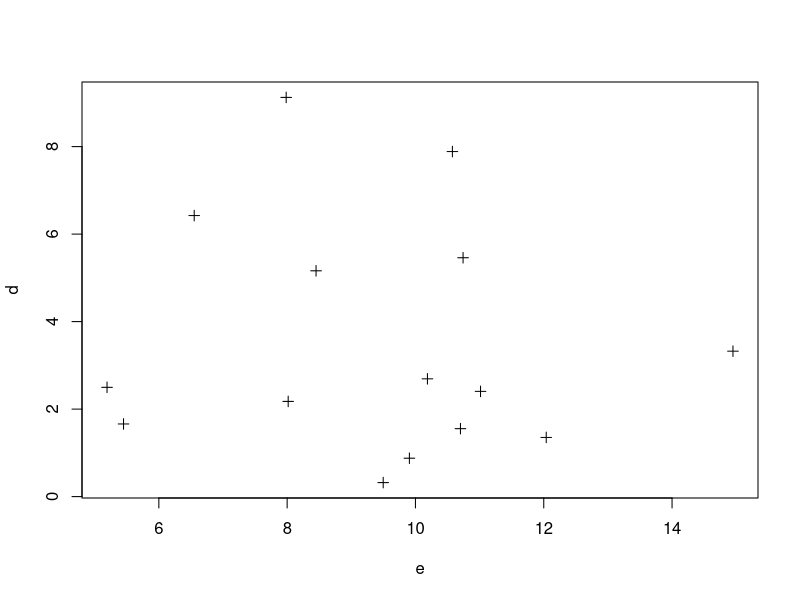
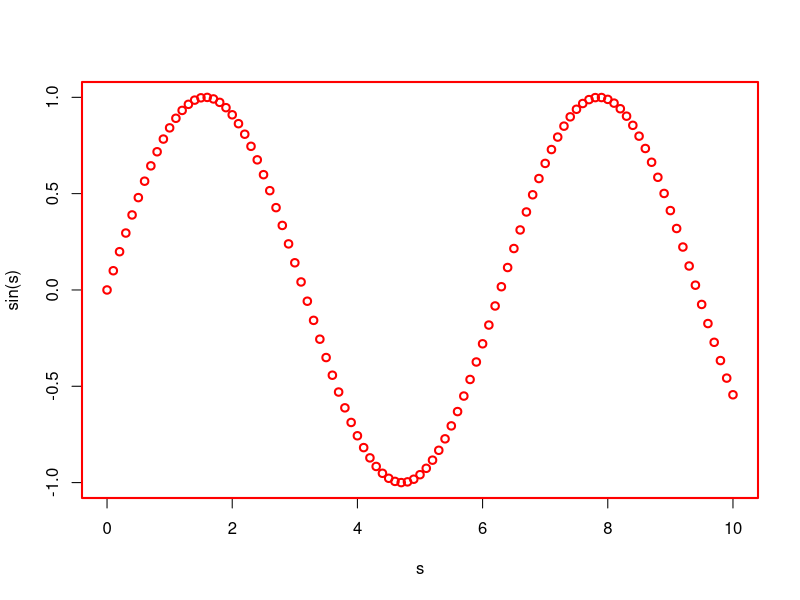
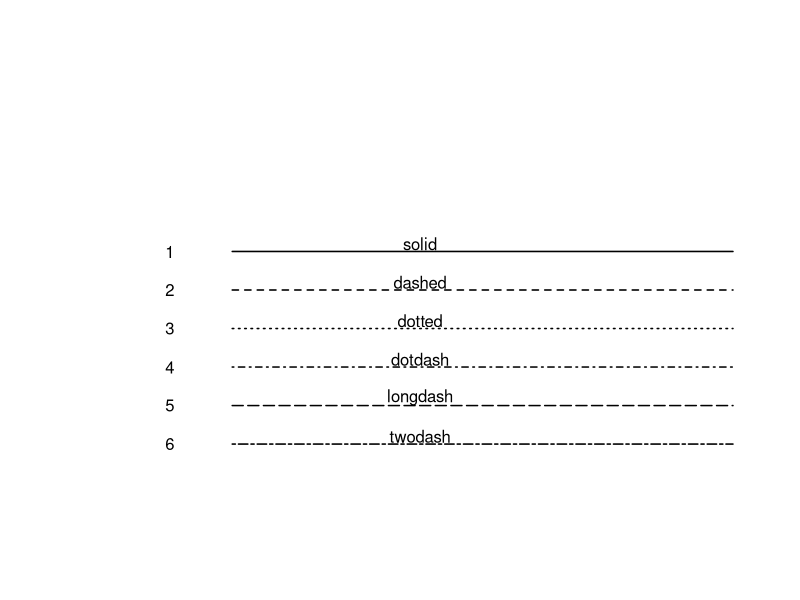
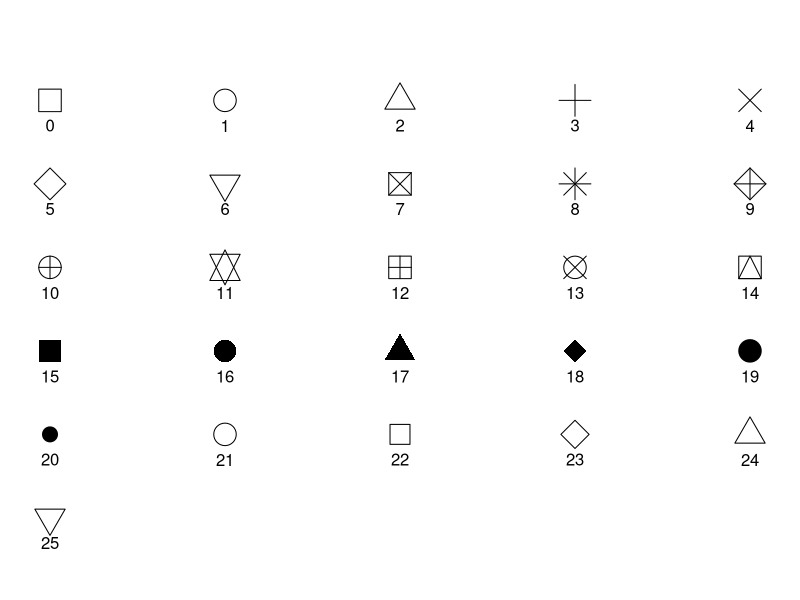
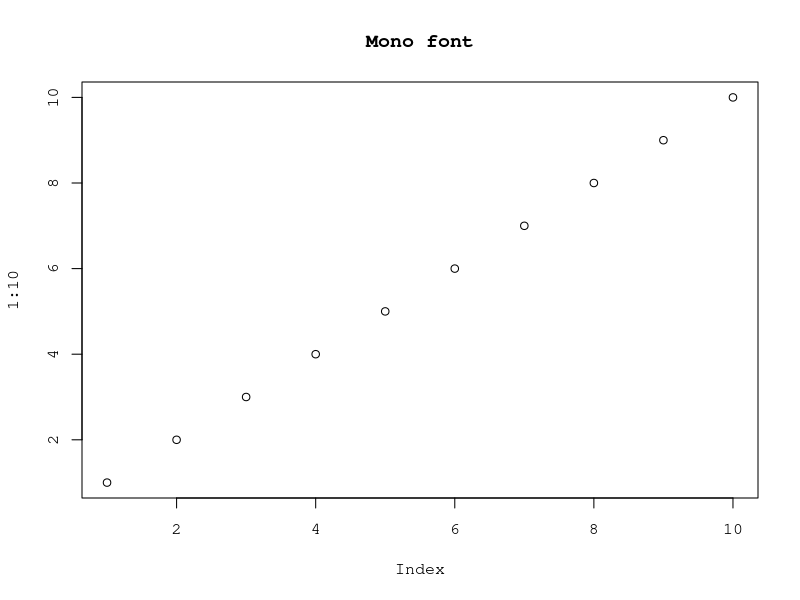
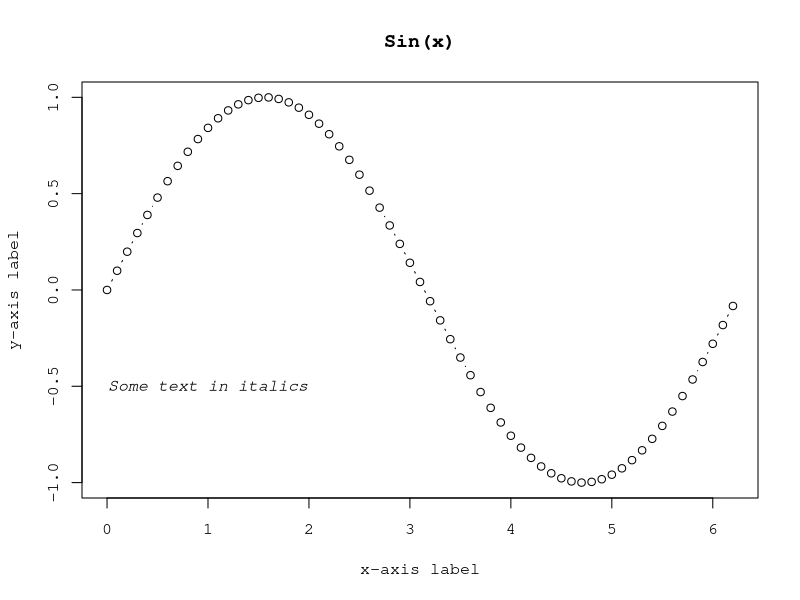
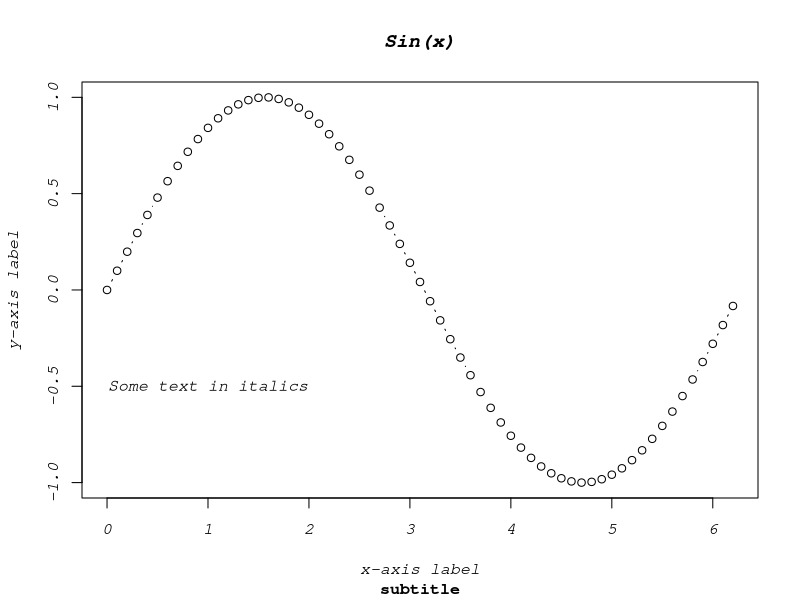
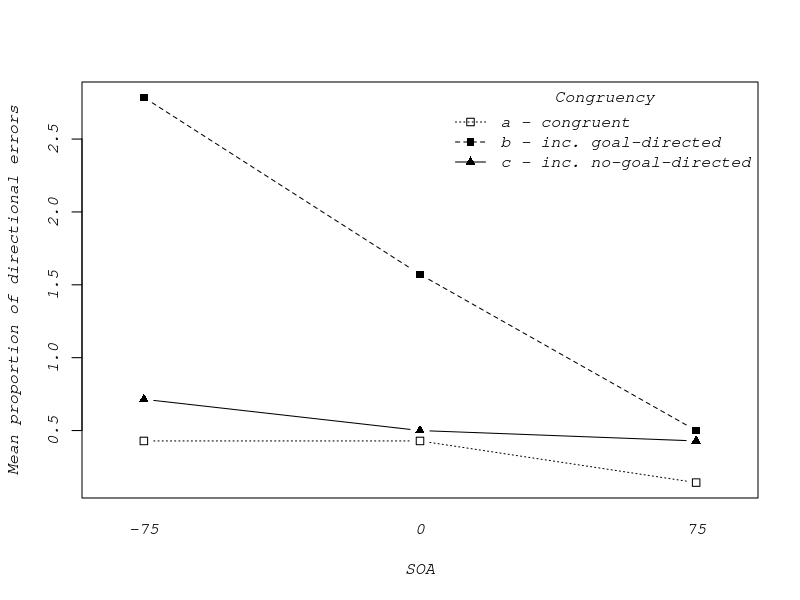

The R source for these figures, in order: (Note: this script raises an error after producing the figures.)
## ---- chunk 1
knitr::opts_chunk$set(fig.width=6, fig.height=6)
## ---- chunk 2
par("lwd")          ## see current line width
par(c("lwd","pch")) ## see lwd and plotting symbols
## ---- chunk 3
d = rnorm(15,4,2)
e = rnorm(15,9,3)
plot(d~e, type="p", pch=3)
## ---- chunk 4
par("lwd", "col") #these are the default parameters
oldpar <- par(lwd=2, col="red") #while changing the parameters
                                #we store the old values in a list
oldpar
s <- seq(0, 10, .1) 
plot(s, sin(s))           #we plot something
par(oldpar)              # and then we restore the old parameters
## ---- chunk 5
lwid=1.5
plot.new()
plot.window(c(0,10),c(0,10))
lines(c(2,10),c(6,6),lty=c(1),lwd=lwid)
lines(c(2,10),c(5,5),lty=c(2),lwd=lwid)
lines(c(2,10),c(4,4),lty=c(3),lwd=lwid)
lines(c(2,10),c(3,3),lty=c(4),lwd=lwid)
lines(c(2,10),c(2,2),lty=c(5),lwd=lwid)
lines(c(2,10),c(1,1),lty=c(6),lwd=lwid)

text(1,6,'1')
text(1,5,'2')
text(1,4,'3')
text(1,3,'4')
text(1,2,'5')
text(1,1,'6')

text(5,6.2,'solid')
text(5,5.2,'dashed')
text(5,4.2,'dotted')
text(5,3.2,'dotdash')
text(5,2.2,'longdash')
text(5,1.2,'twodash')
## ---- chunk 6
pch="+"
pch="T"
pch="*"
pch="3" 
## ---- chunk 7
pch=1
pch=3
pch=5
## ---- chunk 8
op = par(mar=c(1,1,4,1)+.1)
 plot(0,0, xlim = c(1,5), ylim = c(-1.5,4), axes = F)
 for (i in 0:4) {
   for (j in 1:5) {
     n =  25 -(5*i+(5-j))
     points(j, i, 
            pch = n-1, 
            cex = 3)
     text(j,i-.30, as.character(n-1))
   }
 }
points(1,-1, pch=25, cex=3)
text(1, -1-.30, "25")
par(op)
## ---- chunk 9
par(family="mono")
plot(1:10, main="Mono font")
    
## ---- chunk 10
x = seq(0, 2*pi, 0.1)
y = sin(x)
par(font=3)
plot(x, y, xlab="x-axis label", ylab="y-axis label", main="Sin(x)", type="b")
text(1, -0.5, "Some text in italics")
## ---- chunk 11
par(font=3, font.axis=3, font.lab=3, font.main=4, font.sub=2)
plot(x, y, xlab="x-axis label", ylab="y-axis label", main="Sin(x)", sub="subtitle", type="b")
text(1, -0.5, "Some text in italics")
## ---- chunk 12
dats = read.table('datasets/direrr_all.txt', header=T)
levels(dats$congr)[1]<-'c - congruent'
levels(dats$congr)[2]<-'a - inc. goal-directed'
levels(dats$congr)[3]<-'b - inc. no-goal-directed'
interaction.plot(dats$SOA,dats$congr,dats$errors,
   ylab='Mean proportion of directional errors', xlab='SOA',
   type='b',pch=c(0,15,17),legend=FALSE) ## eliminate default legend
legend('topright',legend=c('a - congruent','b - inc. goal-directed',
   'c - inc. no-goal-directed'),lty=c(3,2,1), pch=c(0,15,17),
   bty='n', title='Congruency')
## ---- chunk 13
par(mfrow=c(2,3))
symb <- as.character(1:6)
for(i in 1:6){
    plot(1, 1, pch=symb[i], xlab='', ylab='')
} 
## ---- chunk 14
par(mfcol=c(2,3))
symb<-as.character(1:6)
for(i in 1:6){
  plot(1,1,pch=symb[i],xlab='',ylab='')
} 
## ---- chunk 15
par(mfrow=c(2,2)) ##create 2x2 layout
par(mfg=c(2,1))   ##set next fig at 2dn row, 1st col
plot(1:100, sin(1:100))
## ---- chunk 16
m <- matrix(c(1,2,3,4), nrow=2, byrow=TRUE)
m
layout(m)
## ---- chunk 17
m <- matrix(c(1,1,2,3), nrow=2, byrow=TRUE)
m
layout(m)
## ---- chunk 18
m <- matrix(c(1,1,2,3), nrow=2, byrow=TRUE)
m
layout(m, width=c(1/4,3/4), height=c(2/3,1/3))
## ---- chunk 19
par(bg="slategray")
plot.new()
plot.window(xlim=c(0,10), ylim=c(0,10))
box()
polygon(x=c(-0.4, 10.4, 10.4, -0.4), y=c(-0.4, -0.4, 10.4, 10.4), col="indianred3")
text(5, 5, "Plotting Region", cex=2)
ldist <- c(3,3,3,0)
for (i in 1:4){
  mtext(paste("Margin", as.character(i)), side=i, line=ldist[i])
}
title(main="Title for the plot", xlab="xlabel", ylab="ylabel", line=1)
## ---- chunk 20
par(bg="slategray")
plot.new()
plot.window(xlim=c(0,10), ylim=c(0,10))
par(mfrow=c(2,2))
par(oma=c(4,4,4,4))
par(xpd=NA) # plotting allowed in all the device region
par(mfg=c(1,1))
box(which="figure")

polygon(x=c(-0.4, 10.4, 10.4, -0.4), y=c(-0.4, -0.4, 10.4, 10.4), col="indianred3")
text(5, 5, "Plotting Region", cex=1.2)
ldist <- c(3,3,3,1)
for (i in 1:4){
  mtext(paste("Margin", as.character(i)), side=i, line=ldist[i], cex=.7)
}
title(main="Title for the plot", line=2.5, cex.main=0.8)
#rect(-5.5, -4.5, 14.5, 12.5)

par(mfg=c(2,2))
box(which="figure")

par(bg="slategray")
polygon(x=c(-0.4, 10.4, 10.4, -0.4), y=c(-0.4, -0.4, 10.4, 10.4), col="indianred3")
text(5, 5, "Plotting Region", cex=1.2)
ldist <- c(3,3,3,1)
for (i in 1:4){
  mtext(paste("Margin", as.character(i)), side=i, line=ldist[i], cex=.7)
}
title(main="Title for the plot", line=2.5, cex.main=0.8)


par(mfg=c(1,2))
box(which="figure")

par(bg="slategray")
polygon(x=c(-0.4, 10.4, 10.4, -0.4), y=c(-0.4, -0.4, 10.4, 10.4), col="indianred3")
text(5, 5, "Plotting Region", cex=1.2)
ldist <- c(3,3,3,1)
for (i in 1:4){
  mtext(paste("Margin", as.character(i)), side=i, line=ldist[i], cex=.7)
}
title(main="Title for the plot", line=2.5, cex.main=0.8)


par(mfg=c(2,1))
box(which="figure")

par(bg="slategray")
polygon(x=c(-0.4, 10.4, 10.4, -0.4), y=c(-0.4, -0.4, 10.4, 10.4), col="indianred3")
text(5, 5, "Plotting Region", cex=1.2)
ldist <- c(3,3,3,1)
for (i in 1:4){
  mtext(paste("Margin", as.character(i)), side=i, line=ldist[i], cex=.7)
}
title(main="Title for the plot", line=2.5, cex.main=0.8)

mtext("Outer Margin 1", side=1, outer=T, line=2)
mtext("Outer Margin 2", side=2, outer=T, line=2)
mtext("Outer Margin 3", side=3, outer=T, line=2)
mtext("Outer Margin 4", side=4, outer=T, line=2)
#rect(-4.9, -2, 12, 12)


title(main="Overall title for the plots", outer=T, line=1)
box(which="outer")
## ---- chunk 21
knitr::include_graphics("graphics/colours_table.png")
## ---- chunk 22
knitr::include_graphics("graphics/grays_table.png")
## ---- chunk 23
col2rgb("lightslateblue")
## ---- chunk 24
mycol = adjustcolor("skyblue", alpha.f=0.5) 
x = rnorm(1000)
y = rnorm(1000)
plot(x, y, pch=21, bg=mycol, cex=2)
